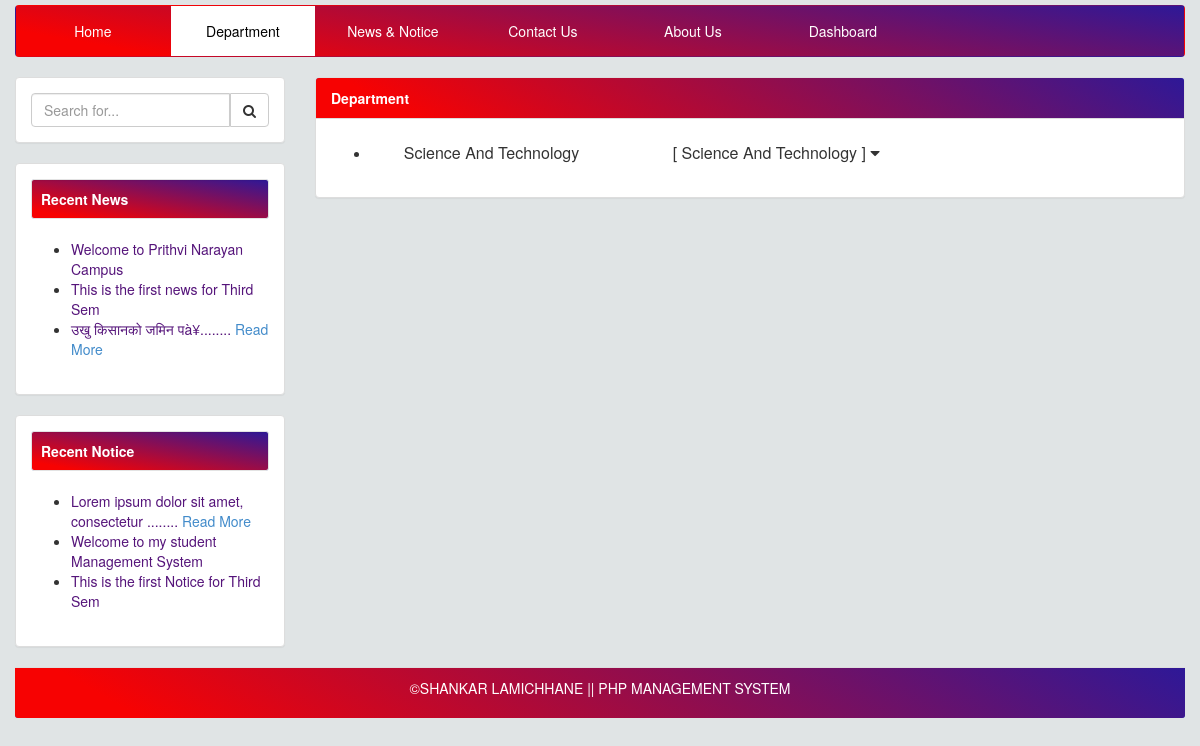
Screenshot of /index.php?page=department with the database file from the repository.
### tables this page shows
CREATE TABLE `news_table` (
  `news_id` int(11) NOT NULL,
  `title` longtext NOT NULL,
  `content` longtext NOT NULL,
  `semester` varchar(255) NOT NULL,
  `date` timestamp NOT NULL DEFAULT current_timestamp() ON UPDATE current_timestamp(),
  `file` varchar(255) DEFAULT NULL,
  `value` int(11) NOT NULL
);

CREATE TABLE `notice_table` (
  `notice_id` int(11) NOT NULL,
  `title` longtext NOT NULL,
  `content` longtext NOT NULL,
  `semester` varchar(255) NOT NULL,
  `date` timestamp NOT NULL DEFAULT current_timestamp() ON UPDATE current_timestamp(),
  `file` varchar(255) DEFAULT NULL,
  `value` int(11) NOT NULL
);

CREATE TABLE `department` (
  `dept_id` int(11) NOT NULL,
  `department_name` varchar(255) NOT NULL,
  `department_desc` longtext NOT NULL,
  `value` int(11) NOT NULL
);

### index.php (called while the page is built, shortened)
<?php
require_once("theme/templates.php");
?>

### menu.php (the view, shortened to what this page needs)
  <div class="panel-group" id="accordion">
  <ul>
<?php
    $sql = "SELECT * FROM `department`";
        $result = mysqli_query($conn, $sql);
        $department = mysqli_fetch_all($result, MYSQLI_ASSOC);
  foreach ($department as $result) {
?>
<li>
    <div class="panel-heading">
      <h4 class="panel-title">
        <a id="load"  data-toggle="collapse" data-parent="#accordion" href="#<?php echo $result['dept_id']; ?>" data-id="<?php echo $result['dept_id']; ?>">
          <?php echo $result['department_desc'] . ' [ ' .$result['department_name'] . ' ] '; ?> <i class="fa fa-caret-down"></i>
        </a>
      </h4>
    </div>
 </li>
<?php } ?>
</ul>
</div>

### sidebar.php
<div class="panel panel-default">
    <div class="panel-body">
     <form action="" method="get">
       <div class="input-group custom-search-form">
            <input type="search" class="form-control" name="page" placeholder="Search for...">
            <span class="input-group-btn">
                <button class="btn btn-default" id="btnsearch" type="submit">
                    <i class="fa fa-search"></i>
                </button>
            </span>
        </div>
    </form>
    </div>
</div>
 <div class="panel panel-default" id="recentNews">
    <div class="panel-body">
    <div class="list-group">
     <div class="well well-sm " style="background-color: rgb(78, 115, 223);background-image: linear-gradient(10deg,#f70202 10%,#2e1897 100%);color:#fff;"><b> Recent News   </b> </div>
        <ul >
        <?php
          include"includes/config.php";
          $sql = "SELECT  * FROM  `news_table` ORDER BY date  DESC LIMIT 3";
          $result = mysqli_query($conn, $sql);
          $posts = mysqli_fetch_all($result, MYSQLI_ASSOC);
          foreach ($posts as $result) {
          if (strlen($result['title']) > 50) {
        $stringCut = substr($result['title'], 0, 50);
        $endPoint = strrpos($stringCut, '');
        $result['title'] = $endPoint? substr($stringCut, 0, $endPoint):substr($stringCut, 0);
        $result['title'] .= "........
        <a style='cursor: pointer;' href='index.php?page=singleblog&&news&&id=".$result['news_id']."'> Read More</a>";
        }
            echo ' <li><a href="index.php?page=singleblog&&news&&id='.$result['news_id'].'" style="color: #55147a;text-decoration:none">'.$result['title'].'</a></li> ';
            }
        ?>
         </ul>
      </div>
   </div>
</div>
<div class="panel panel-default" id="recentNotice">
    <div class="panel-body">
    <div class="list-group">
     <div class="well well-sm " style="background-color: rgb(78, 115, 223);background-image: linear-gradient(10deg,#f70202 10%,#2e1897 100%);color:#fff;"><b> Recent Notice </b> </div>
        <ul >
        <?php
          $sql = "SELECT  * FROM  `notice_table` ORDER BY date  DESC LIMIT 3";
          $result = mysqli_query($conn, $sql);
          $posts = mysqli_fetch_all($result, MYSQLI_ASSOC);
          foreach ($posts as $result) {
          if (strlen($result['title']) > 40) {
        $stringCut = substr($result['title'], 0, 40);
        $endPoint = strrpos($stringCut, '');
        $result['title'] = $endPoint? substr($stringCut, 0, $endPoint):substr($stringCut, 0);
        $result['title'] .= "........
        <a style='cursor: pointer;' href='index.php?page=singleblog&&notice&&id=".$result['notice_id']."'> Read More</a>";
        }
            echo ' <li><a href="index.php?page=singleblog&&notice&&id='.$result['notice_id'].'" style="color: #55147a;text-decoration:none">'.$result['title'].'</a></li> ';
            }
        ?>
         </ul>
      </div>
   </div>
</div>

### css/costum.css (style rules this page uses)
body { padding-top: 70px; }

### rows the page displays
news_table: title "Welcome to Prithvi Narayan Campus"
news_table: title "This is the first news for Third Sem"
news_table: title "उखु किसानको जमिन पà¥"
notice_table: title "Lorem ipsum dolor sit amet, consectetur"
notice_table: title "Welcome to my student Management System"
notice_table: title "This is the first Notice for Third Sem"
department: department_desc "Science And Technology", department_name "Science And Technology"

### other values shown
$title "Department"
